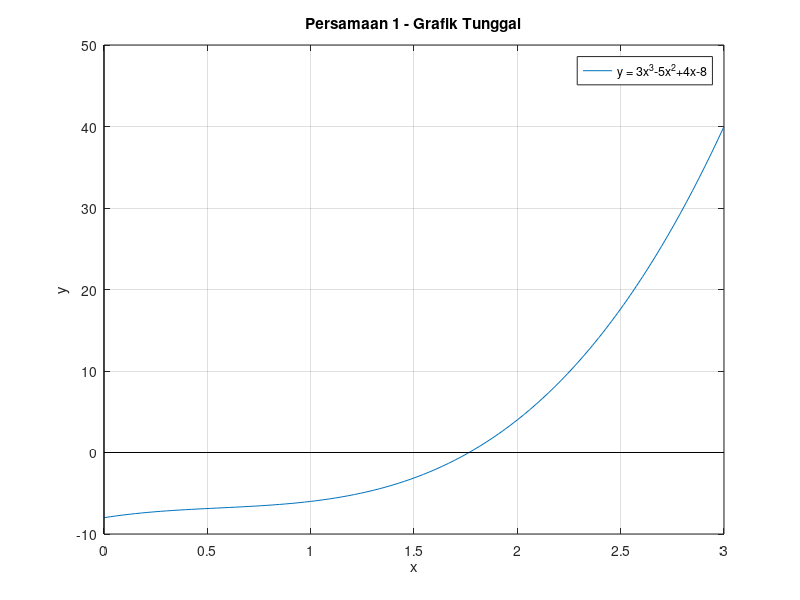
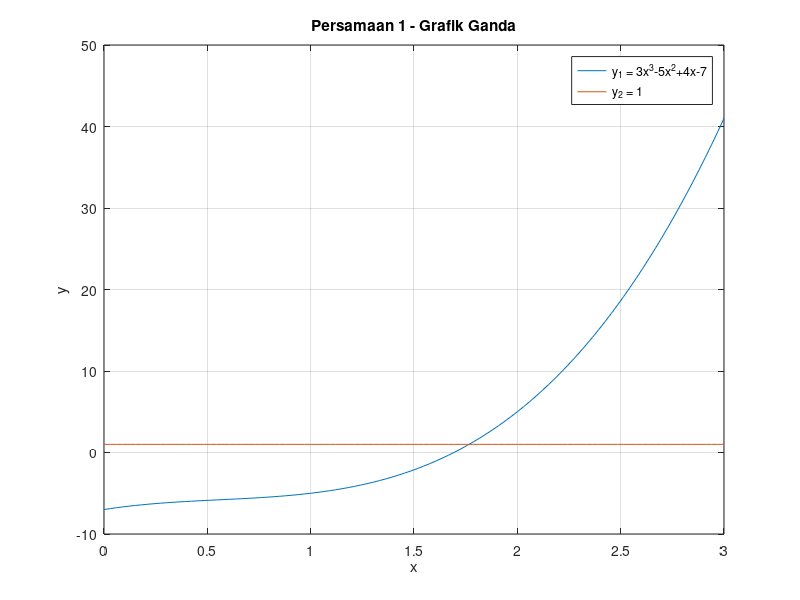
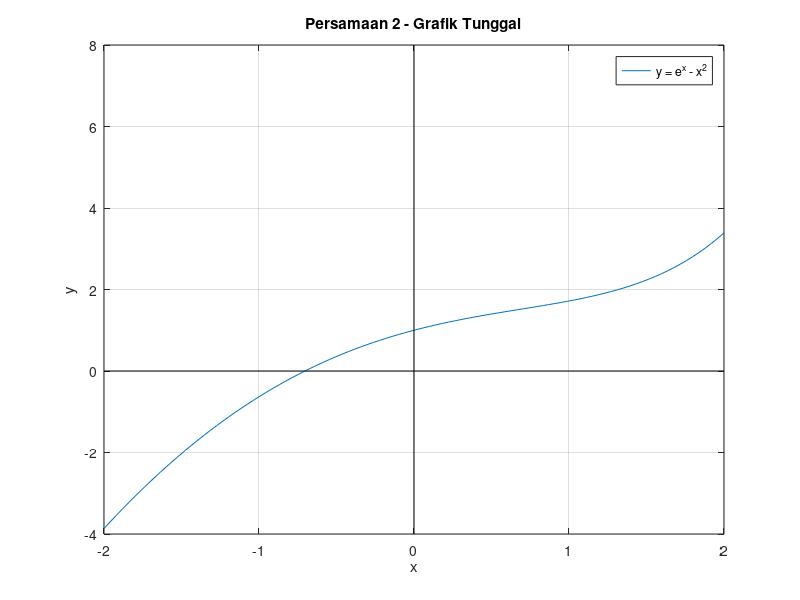
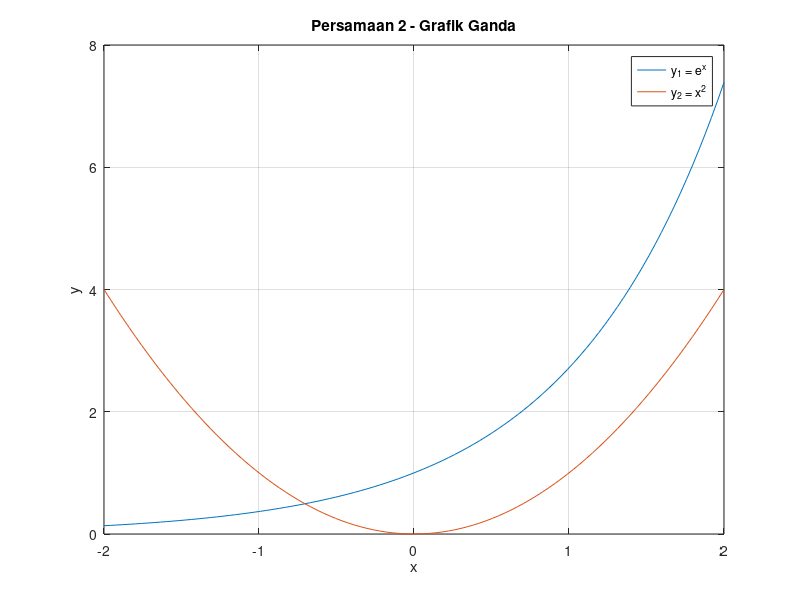

Reproduce these figures in MATLAB, in order.
% =====================================================================
% TUGAS SPNL 1 - Grafik Tunggal/Ganda, Biseksi, dan Regula-Falsi
% Cara pakai: simpan sebagai Tugas_SPNL.m, lalu jalankan:  Tugas_SPNL
% (Nama file harus sama dengan nama fungsi utama. Jalan di Octave & MATLAB)
% =====================================================================
function Tugas_SPNL()
  clear; clc; close all;
  Tugas1_Grafik();
  Tugas2_Akar();
end

% ---------------------------------------------------------------------
% TUGAS 1 - Metode Grafik Tunggal dan Grafik Ganda
% ---------------------------------------------------------------------
function Tugas1_Grafik()
  % ===== Persamaan 1: 3x^3 - 5x^2 + 4x - 7 = 1 =====
  x = linspace(0,3);
  f = @(x) 3*x.^3 - 5*x.^2 + 4*x - 8;
  figure(1); plot(x,f(x)); grid on
  line([0,3],[0,0],'Color','k'); line([0,0],[-10,50],'Color','k');
  title('Persamaan 1 - Grafik Tunggal'); xlabel('x'); ylabel('y');
  legend('y = 3x^3-5x^2+4x-8');

  f1 = @(x) 3*x.^3 - 5*x.^2 + 4*x - 7;
  f2 = @(x) ones(size(x));
  figure(2); plot(x,f1(x),x,f2(x)); grid on
  title('Persamaan 1 - Grafik Ganda'); xlabel('x'); ylabel('y');
  legend('y_1 = 3x^3-5x^2+4x-7','y_2 = 1');

  % ===== Persamaan 2: e^x - x^2 = 0 =====
  x = linspace(-2,2);
  f = @(x) exp(x) - x.^2;
  figure(3); plot(x,f(x)); grid on
  line([-2,2],[0,0],'Color','k'); line([0,0],[-4,8],'Color','k');
  title('Persamaan 2 - Grafik Tunggal'); xlabel('x'); ylabel('y');
  legend('y = e^x - x^2');

  f1 = @(x) exp(x);
  f2 = @(x) x.^2;
  figure(4); plot(x,f1(x),x,f2(x)); grid on
  title('Persamaan 2 - Grafik Ganda'); xlabel('x'); ylabel('y');
  legend('y_1 = e^x','y_2 = x^2');

  % ===== Persamaan 3: log(x+2) + 2x - 3 = 0 =====
  x = linspace(-1.5,3);
  f = @(x) log(x+2) + 2*x - 3;
  figure(5); plot(x,f(x)); grid on
  line([-1.5,3],[0,0],'Color','k'); line([0,0],[-8,5],'Color','k');
  title('Persamaan 3 - Grafik Tunggal'); xlabel('x'); ylabel('y');
  legend('y = log(x+2)+2x-3');

  f1 = @(x) log(x+2);
  f2 = @(x) -2*x + 3;
  figure(6); plot(x,f1(x),x,f2(x)); grid on
  title('Persamaan 3 - Grafik Ganda'); xlabel('x'); ylabel('y');
  legend('y_1 = log(x+2)','y_2 = -2x+3');
end

% ---------------------------------------------------------------------
% TUGAS 2 - Akar dengan Biseksi dan Regula-Falsi (n = 20, tol = 0.0001)
% ---------------------------------------------------------------------
function Tugas2_Akar()
  n   = 20;
  tol = 0.0001;

  % ===== Persamaan 1: f(x) = 3x^3 - 5x^2 + 4x - 8 =====
  disp('===== PERSAMAAN 1 =====');
  f = @(x) 3*x.^3 - 5*x.^2 + 4*x - 8;
  a = 1; b = 2;
  disp('--- Biseksi ---');
  c1_bis = Biseksi(f,a,b,n,tol)
  disp('--- Regula-Falsi ---');
  c1_rf  = RegulaFalsi(f,a,b,n,tol)

  % ===== Persamaan 2: e^x - x^2 = 0 =====
  disp('===== PERSAMAAN 2 =====');
  f = @(x) exp(x) - x.^2;
  a = -1; b = 0;
  disp('--- Biseksi ---');
  c2_bis = Biseksi(f,a,b,n,tol)
  disp('--- Regula-Falsi ---');
  c2_rf  = RegulaFalsi(f,a,b,n,tol)

  % ===== Persamaan 3: log(x+2) + 2x - 3 = 0 (log = ln di Octave/MATLAB) =====
  disp('===== PERSAMAAN 3 =====');
  f = @(x) log(x+2) + 2*x - 3;
  a = 0; b = 2;
  disp('--- Biseksi ---');
  c3_bis = Biseksi(f,a,b,n,tol)
  disp('--- Regula-Falsi ---');
  c3_rf  = RegulaFalsi(f,a,b,n,tol)
end

% ---------------------------------------------------------------------
% METODE BISEKSI
% ---------------------------------------------------------------------
function c = Biseksi(f,a,b,n,tol)
  fa = f(a);
  fb = f(b);

  % jika tanda sama, tidak ada jaminan akar di antara keduanya
  if fa*fb > 0
    error('Warning: sama tanda.')
  end

  fprintf('\nIter\ta\t\tb\t\tfa\t\tfb\t\tc\t\tfc\n');

  for i=1:n
    c = (a+b)/2;            % titik tengah = kandidat akar baru
    fc = f(c);
    fprintf('%d\t%f\t%f\t%f\t%f\t%f\t%f\n', i,a,b,fa,fb,c,fc);

    % berhenti saat error mencapai batas toleransi
    if abs(c-a) <= tol || abs(c-b) <= tol
      break;
    end

    if fa*fc == 0
      break;                % akar ditemukan
    elseif fa*fc < 0
      b = c;  fb = f(b);    % akar di antara a dan c
    else
      a = c;  fa = f(a);    % akar di antara c dan b
    end
  end
end

% ---------------------------------------------------------------------
% METODE REGULA-FALSI
% ---------------------------------------------------------------------
function c = RegulaFalsi(f,a,b,n,tol)
  fa = f(a);
  fb = f(b);

  if fa*fb > 0
    error('Warning: sama tanda.')
  end

  fprintf('\nIter\ta\t\tb\t\tfa\t\tfb\t\tc\t\tfc\n');

  for i=1:n
    c = (a*fb-b*fa)/(fb-fa);   % rumus regula-falsi
    fc = f(c);
    fprintf('%d\t%f\t%f\t%f\t%f\t%f\t%f\n', i,a,b,fa,fb,c,fc);

    if abs(c-a) <= tol || abs(c-b) <= tol
      break;
    end

    if fa*fc == 0
      break;
    elseif fa*fc < 0
      b = c;  fb = f(b);
    else
      a = c;  fa = f(a);
    end
  end
end
